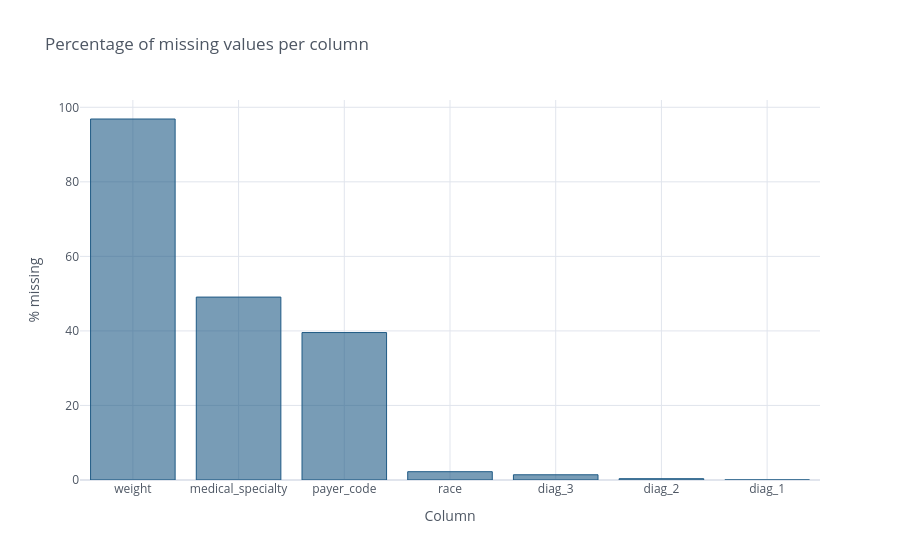

Notebook cell for this chart:
### Code cell
fig = missing.iplot(kind="bar", asFigure=True, colors=[BLUE],
                    title="Percentage of missing values per column",
                    xTitle="Column", yTitle="% missing")
fig.show()

### Figure 1 — Plotly figure (JSON) as saved in the notebook; plotly's stock layout.template omitted (floating-point values rounded to 4 significant figures)
{"data": [{"marker": {"color": "rgba(31, 90, 133, 0.6)", "line": {"color": "rgba(31, 90, 133, 1.0)", "width": 1}}, "name": "missing_pct", "orientation": "v", "text": "", "type": "bar", "x": ["weight", "medical_specialty", "payer_code", "race", "diag_3", "diag_2", "diag_1"], "y": [96.86, 49.08, 39.56, 2.23, 1.4, 0.35, 0.02]}], "layout": {"legend": {"bgcolor": "#FFFFFF", "font": {"color": "#4D5663"}}, "paper_bgcolor": "#FFFFFF", "plot_bgcolor": "#FFFFFF", "title": {"font": {"color": "#4D5663"}, "text": "Percentage of missing values per column"}, "xaxis": {"gridcolor": "#E1E5ED", "showgrid": true, "tickfont": {"color": "#4D5663"}, "title": {"font": {"color": "#4D5663"}, "text": "Column"}, "zerolinecolor": "#E1E5ED"}, "yaxis": {"gridcolor": "#E1E5ED", "showgrid": true, "tickfont": {"color": "#4D5663"}, "title": {"font": {"color": "#4D5663"}, "text": "% missing"}, "zerolinecolor": "#E1E5ED"}}}
